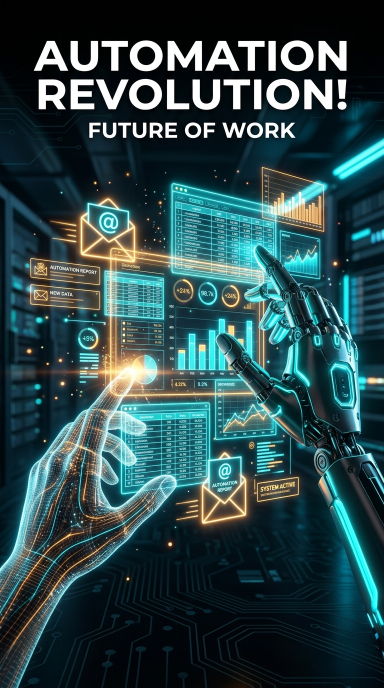
#> input picture cover.jpg, 768 x 1376 px (shown at 1/2 size)
$ python -i generate_short_video.py   (imports and definitions only)
#> lines starting #> are read from the running program, lines starting #| are printed output that depends on the picture
"""
Professional Multi-Scene YouTube Short Video Generator (Option B - Upgraded).

Features:
- Multi-Scene Visual Cuts: Changes scene every 3-10s (5 distinct cinematic AI scenes).
- Dynamic Ken Burns Motion: Smooth camera push/pan on every scene.
- Neural Voiceover: Edge-TTS realistic human narration (Christopher Neural).
- Burned Hormozi-Style Captions: High-contrast yellow/white bold subtitles burned directly onto MP4 frames.
"""

import asyncio
import os
import subprocess
import sys
from pathlib import Path

# [3 lines not run here, left out]

import imageio_ffmpeg
from PIL import Image

REPO_ROOT = Path(__file__).resolve().parents[1]


def prepare_scene_image(img_path: str, out_path: str, width=1080, height=1920):
    """Ensure image is cleanly cropped/resized to exact 1080x1920 vertical canvas."""
#> called with img_path = '../cover.jpg', out_path = 'out.png', width = 1080, height = 1920
    img = Image.open(img_path).convert("RGB")
#> img is the input picture: PIL image 768x1376 RGB; mean R, G, B 44.2, 71.9, 75
    img_ratio = img.width / img.height
#> img_ratio = 0.558
    target_ratio = width / height

    if img_ratio > target_ratio:
        new_width = int(img.height * target_ratio)
        offset = (img.width - new_width) // 2
        img = img.crop((offset, 0, offset + new_width, img.height))
    else:
        new_height = int(img.width / target_ratio)
#> new_height = 1365
        offset = (img.height - new_height) // 2
#> offset = 5
        img = img.crop((0, offset, img.width, offset + new_height))
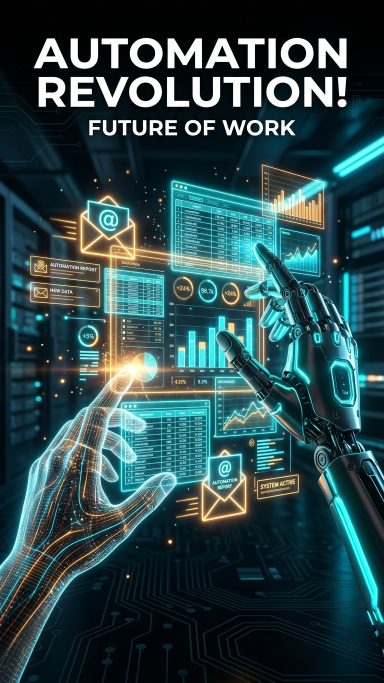
#> img: PIL image 768x1365 RGB (shown at 1/2 size); mean R, G, B 44.5, 72.4, 75.5

    img = img.resize((width, height), Image.Resampling.LANCZOS)
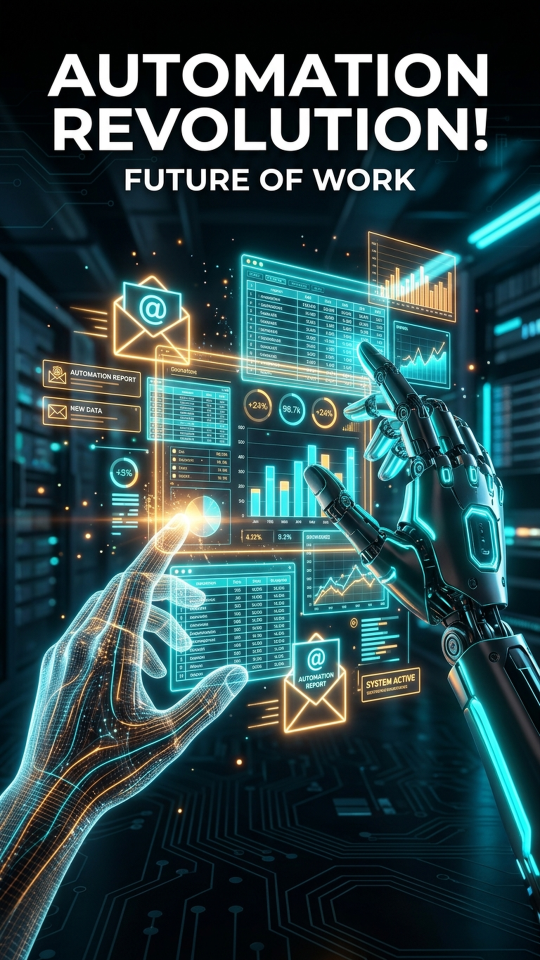
#> img: PIL image 1080x1920 RGB (shown at 1/2 size); mean R, G, B 44.6, 72.4, 75.5
    img.save(out_path, quality=95)


# [170 lines left out: functions generate_subtitles_srt, render_scene_clip, build_professional_short, main, not called in this run]


# [2 lines not run here, left out]

>>> result = prepare_scene_image('../cover.jpg', 'out.png')
